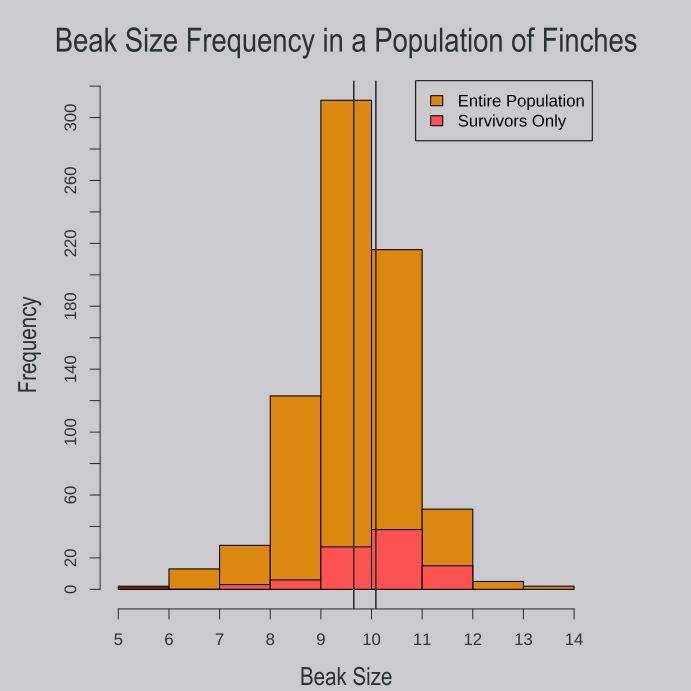

The R source for this figure:
library(showtext)
dest <- file.path("C:", "Windows", "Fonts", "ARIALN.ttf")
font_add("arialn", regular = dest)
showtext_auto()

beak <- read.csv(file.choose(new = FALSE), header = T)
survive <- subset(beak, Survived == 1)
mean_all <- mean(beak$Beak_Size)
mean_survive <- mean(survive$Beak_Size)

par(bg = "#cbcbcf")
par(mar = c(4.1, 5, 4.1, 5))
hist(beak$Beak_Size,
     main = "",
     xlab = "",
     ylab = "",
     axes = F,
     col = "#db8710"
)
hist(survive$Beak_Size,
     col = "#fc5252",
     add = T
)
title(main = "Beak Size Frequency in a Population of Finches",
      family = "arialn",
      cex.main = 2,
      col.main = "#2c3136"
)
title(xlab = "Beak Size",
      font.lab = 3,
      family = "arialn",
      cex.lab = 1.5,
      col.lab = "#2c3136"
)
title(ylab = "Frequency",
      font.lab = 3,
      family = "arialn",
      cex.lab = 1.5,
      col.lab = "#2c3136"
)
legend("topright",
       legend = c("Entire Population", "Survivors Only"),
       fill = c("#db8710", "#fc5252")
)
axis(side = 1, at = seq(5, 14, 1),
     col = "#2c3136",
     col.ticks = "#2c3136",
     col.axis = "#2c3136"
)
axis(side = 2, at = seq(0, 320, 20),
     col = "#2c3136",
     col.ticks = "#2c3136",
     col.axis = "#2c3136"
)
abline(v = mean_all, col = "#2c3136", lwd = 1.5)
abline(v = mean_survive, col = "#2c3136", lwd = 1.5)
